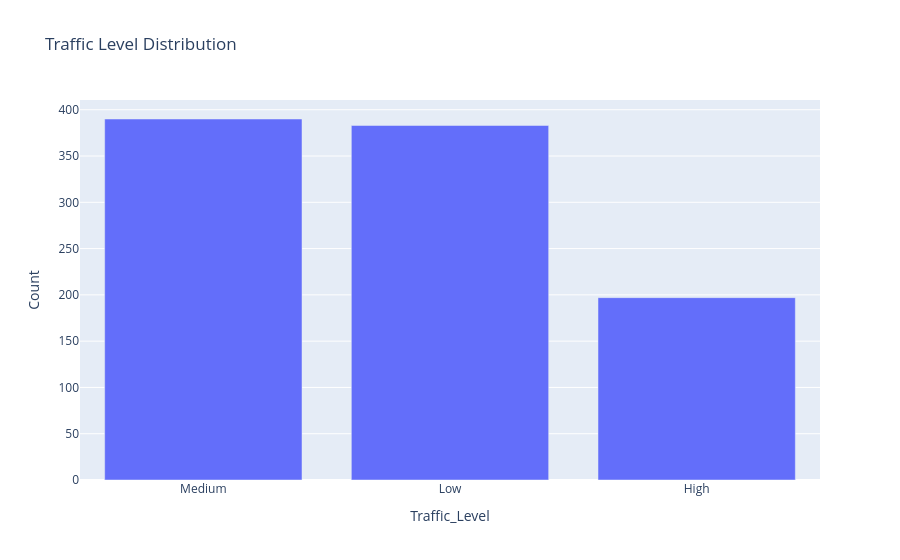

This figure's notebook cell:
### Code cell
traffic_count = df["Traffic_Level"].value_counts().reset_index()
traffic_count.columns = ["Traffic_Level", "Count"]

fig = px.bar(traffic_count, x = "Traffic_Level", y = "Count", title="Traffic Level Distribution")
fig.show()

### Figure 1 — Plotly figure (JSON) as saved in the notebook; plotly's stock layout.template omitted (floating-point values rounded to 4 significant figures)
{"data": [{"alignmentgroup": "True", "hovertemplate": "Traffic_Level=%{x}<br>Count=%{y}<extra></extra>", "legendgroup": "", "marker": {"color": "#636efa", "pattern": {"shape": ""}}, "name": "", "offsetgroup": "", "orientation": "v", "showlegend": false, "textposition": "auto", "type": "bar", "x": ["Medium", "Low", "High"], "xaxis": "x", "y": [390, 383, 197], "yaxis": "y"}], "layout": {"barmode": "relative", "legend": {"tracegroupgap": 0}, "title": {"text": "Traffic Level Distribution"}, "xaxis": {"anchor": "y", "domain": [0, 1], "title": {"text": "Traffic_Level"}}, "yaxis": {"anchor": "x", "domain": [0, 1], "title": {"text": "Count"}}}}
